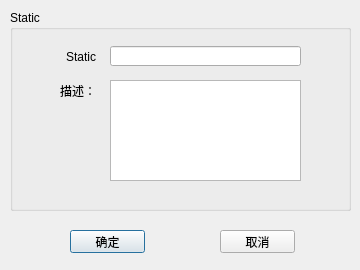
<?xml version="1.0" encoding="UTF-8"?>
<ui version="4.0">
 <class>AddBaseInfoDialog</class>
 <widget class="QDialog" name="AddBaseInfoDialog">
  <property name="geometry">
   <rect>
    <x>0</x>
    <y>0</y>
    <width>360</width>
    <height>270</height>
   </rect>
  </property>
  <property name="minimumSize">
   <size>
    <width>360</width>
    <height>270</height>
   </size>
  </property>
  <property name="maximumSize">
   <size>
    <width>360</width>
    <height>270</height>
   </size>
  </property>
  <property name="windowTitle">
   <string>添加基础数据信息</string>
  </property>
  <widget class="QGroupBox" name="box_static">
   <property name="geometry">
    <rect>
     <x>10</x>
     <y>10</y>
     <width>341</width>
     <height>201</height>
    </rect>
   </property>
   <property name="title">
    <string>Static</string>
   </property>
   <widget class="QLabel" name="label_static">
    <property name="geometry">
     <rect>
      <x>32</x>
      <y>41</y>
      <width>54</width>
      <height>12</height>
     </rect>
    </property>
    <property name="text">
     <string>Static</string>
    </property>
    <property name="alignment">
     <set>Qt::AlignRight|Qt::AlignTrailing|Qt::AlignVCenter</set>
    </property>
   </widget>
   <widget class="QLabel" name="label_description">
    <property name="geometry">
     <rect>
      <x>32</x>
      <y>75</y>
      <width>54</width>
      <height>12</height>
     </rect>
    </property>
    <property name="text">
     <string>描述：</string>
    </property>
    <property name="alignment">
     <set>Qt::AlignRight|Qt::AlignTrailing|Qt::AlignVCenter</set>
    </property>
   </widget>
   <widget class="QLineEdit" name="edit_static">
    <property name="geometry">
     <rect>
      <x>100</x>
      <y>36</y>
      <width>191</width>
      <height>20</height>
     </rect>
    </property>
    <property name="maxLength">
     <number>50</number>
    </property>
   </widget>
   <widget class="QPlainTextEdit" name="edit_description">
    <property name="geometry">
     <rect>
      <x>100</x>
      <y>70</y>
      <width>191</width>
      <height>101</height>
     </rect>
    </property>
   </widget>
  </widget>
  <widget class="QPushButton" name="btn_ok">
   <property name="geometry">
    <rect>
     <x>70</x>
     <y>230</y>
     <width>75</width>
     <height>23</height>
    </rect>
   </property>
   <property name="text">
    <string>确定</string>
   </property>
   <property name="autoDefault">
    <bool>false</bool>
   </property>
   <property name="default">
    <bool>true</bool>
   </property>
  </widget>
  <widget class="QPushButton" name="btn_cancel">
   <property name="geometry">
    <rect>
     <x>220</x>
     <y>230</y>
     <width>75</width>
     <height>23</height>
    </rect>
   </property>
   <property name="text">
    <string>取消</string>
   </property>
  </widget>
 </widget>
 <resources/>
 <connections>
  <connection>
   <sender>btn_cancel</sender>
   <signal>clicked()</signal>
   <receiver>AddBaseInfoDialog</receiver>
   <slot>close()</slot>
   <hints>
    <hint type="sourcelabel">
     <x>257</x>
     <y>241</y>
    </hint>
    <hint type="destinationlabel">
     <x>179</x>
     <y>134</y>
    </hint>
   </hints>
  </connection>
 </connections>
</ui>
